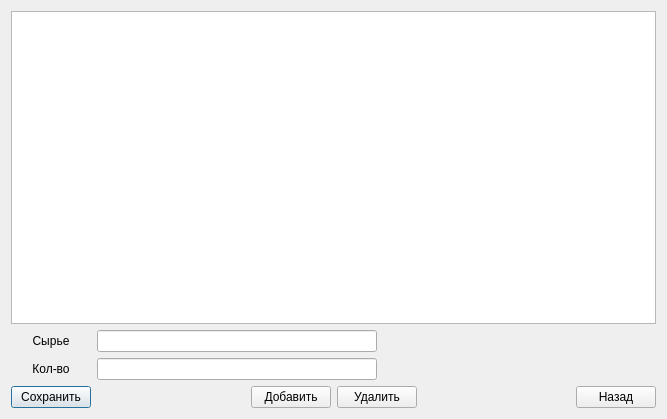
<?xml version="1.0" encoding="UTF-8"?>
<ui version="4.0">
 <class>VD1</class>
 <widget class="QDialog" name="VD1">
  <property name="geometry">
   <rect>
    <x>0</x>
    <y>0</y>
    <width>667</width>
    <height>419</height>
   </rect>
  </property>
  <property name="windowTitle">
   <string>Ведомость наличия сырья на складе</string>
  </property>
  <layout class="QVBoxLayout" name="verticalLayout">
   <item>
    <widget class="QTableView" name="tableView">
     <attribute name="horizontalHeaderVisible">
      <bool>true</bool>
     </attribute>
     <attribute name="verticalHeaderVisible">
      <bool>false</bool>
     </attribute>
    </widget>
   </item>
   <item>
    <layout class="QHBoxLayout" name="horizontalLayout_3">
     <item>
      <widget class="QLabel" name="label">
       <property name="minimumSize">
        <size>
         <width>80</width>
         <height>0</height>
        </size>
       </property>
       <property name="text">
        <string>Сырье</string>
       </property>
       <property name="alignment">
        <set>Qt::AlignCenter</set>
       </property>
      </widget>
     </item>
     <item>
      <widget class="QLineEdit" name="lineEdit">
       <property name="readOnly">
        <bool>true</bool>
       </property>
      </widget>
     </item>
     <item>
      <spacer name="horizontalSpacer_4">
       <property name="orientation">
        <enum>Qt::Horizontal</enum>
       </property>
       <property name="sizeHint" stdset="0">
        <size>
         <width>40</width>
         <height>20</height>
        </size>
       </property>
      </spacer>
     </item>
    </layout>
   </item>
   <item>
    <layout class="QHBoxLayout" name="horizontalLayout_4">
     <item>
      <widget class="QLabel" name="label_2">
       <property name="minimumSize">
        <size>
         <width>80</width>
         <height>0</height>
        </size>
       </property>
       <property name="text">
        <string>Кол-во</string>
       </property>
       <property name="alignment">
        <set>Qt::AlignCenter</set>
       </property>
      </widget>
     </item>
     <item>
      <widget class="QLineEdit" name="lineEdit_2"/>
     </item>
     <item>
      <spacer name="horizontalSpacer_5">
       <property name="orientation">
        <enum>Qt::Horizontal</enum>
       </property>
       <property name="sizeHint" stdset="0">
        <size>
         <width>40</width>
         <height>20</height>
        </size>
       </property>
      </spacer>
     </item>
    </layout>
   </item>
   <item>
    <layout class="QHBoxLayout" name="horizontalLayout"/>
   </item>
   <item>
    <layout class="QHBoxLayout" name="horizontalLayout_2">
     <item>
      <widget class="QPushButton" name="pushButton_4">
       <property name="text">
        <string>Сохранить</string>
       </property>
      </widget>
     </item>
     <item>
      <spacer name="horizontalSpacer">
       <property name="orientation">
        <enum>Qt::Horizontal</enum>
       </property>
       <property name="sizeHint" stdset="0">
        <size>
         <width>40</width>
         <height>20</height>
        </size>
       </property>
      </spacer>
     </item>
     <item>
      <widget class="QPushButton" name="pushButton">
       <property name="text">
        <string>Добавить</string>
       </property>
      </widget>
     </item>
     <item>
      <widget class="QPushButton" name="pushButton_2">
       <property name="text">
        <string>Удалить</string>
       </property>
      </widget>
     </item>
     <item>
      <spacer name="horizontalSpacer_3">
       <property name="orientation">
        <enum>Qt::Horizontal</enum>
       </property>
       <property name="sizeHint" stdset="0">
        <size>
         <width>40</width>
         <height>20</height>
        </size>
       </property>
      </spacer>
     </item>
     <item>
      <widget class="QPushButton" name="pushButton_5">
       <property name="text">
        <string>Назад</string>
       </property>
      </widget>
     </item>
    </layout>
   </item>
  </layout>
 </widget>
 <resources/>
 <connections/>
</ui>
